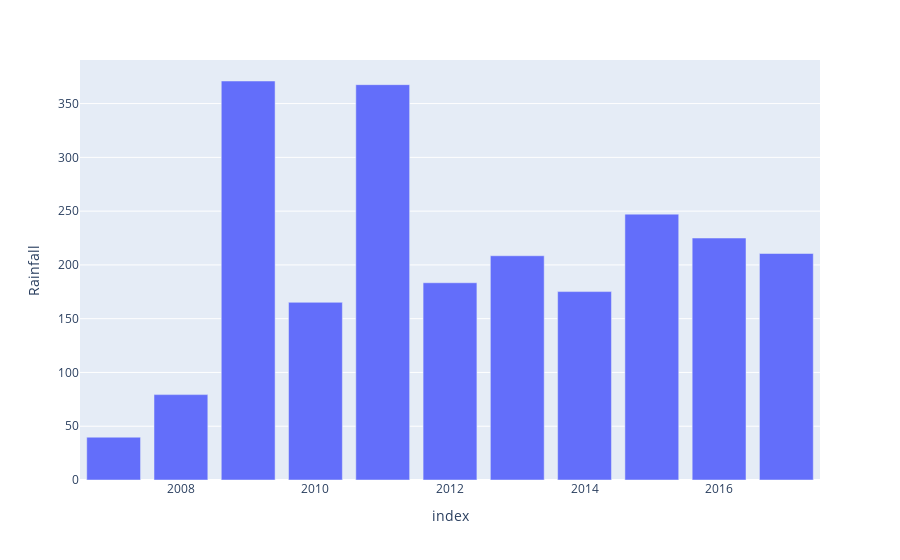

Notebook source saved alongside this figure:
### Markdown cell above
## Total sum of rainfall per year

### Code cell
df=weather.groupby(by=pd.to_datetime(weather.Date).dt.year).max().sort_values(by='Rainfall')
fig = px.bar(df,y='Rainfall')
fig.show()

### Figure 1 — Plotly figure (JSON) as saved in the notebook; plotly's stock layout.template omitted (floating-point values rounded to 4 significant figures)
{"data": [{"alignmentgroup": "True", "hovertemplate": "index=%{x}<br>Rainfall=%{y}<extra></extra>", "legendgroup": "", "marker": {"color": "#636efa", "pattern": {"shape": ""}}, "name": "", "offsetgroup": "", "orientation": "v", "showlegend": false, "textposition": "auto", "type": "bar", "x": [2007, 2008, 2010, 2014, 2012, 2013, 2017, 2016, 2015, 2011, 2009], "xaxis": "x", "y": [39.8, 79.4, 165.2, 175.2, 183.4, 208.5, 210.6, 225, 247.2, 367.6, 371], "yaxis": "y"}], "layout": {"barmode": "relative", "legend": {"tracegroupgap": 0}, "margin": {"t": 60}, "xaxis": {"anchor": "y", "domain": [0, 1], "title": {"text": "index"}}, "yaxis": {"anchor": "x", "domain": [0, 1], "title": {"text": "Rainfall"}}}}
